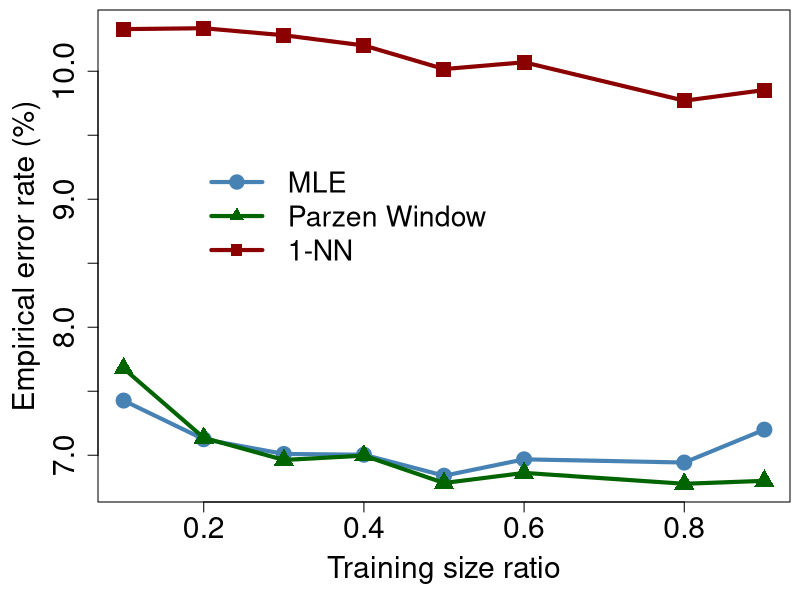

This chart was generated by the following R code:


d<- read.table("learning_curve.txt")

miny <- min(d[,3:5])
maxy <- max(d[,3:5])

svg("learning_curve.1.svg")
par(mar=c(4.9, 4.9, 0.5, 0.5))


plot(d$V2, d$V3, col="steelblue", pch=19, xlab="Training size ratio", ylab="Empirical error rate (%)", cex.axis=1.8, cex.lab=1.8, ylim=c(miny, maxy), cex=2)
lines(d$V2, d$V3, col="steelblue", pch=19, lwd=4)> points(d$V2, d$V4, col="green", pch=17, cex=2, lwd=4)

points(d$V2, d$V4, col="darkgreen", pch=17, cex=2, lwd=4)
lines(d$V2, d$V4, col="darkgreen", pch=17, cex=2, lwd=4)

points(d$V2, d$V5, col="darkred", pch=15, cex=2, lwd=4)
lines(d$V2, d$V5, col="darkred", pch=15, cex=2, lwd=4)

legend(x=0.2, y=9.4, col=c("steelblue", "darkgreen", "darkred"), lwd=4, pch=c(19, 17, 15), pt.cex=1.5, legend=c("MLE", "Parzen Window", "1-NN"), box.col="white", box.lwd=0, cex=1.7)

dev.off()
